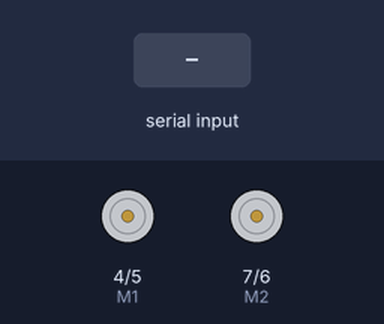
The sketch below on a simulated Arduino Uno, built with avr-gcc and run on an emulated ATmega328P. Shown: direction and speed pins drawn as motors (green arrow = direction pin HIGH = forward, orange = LOW = backward, longer = more drive). The inputs (shaded band) are chosen by the test bench. What the sketch prints to the serial monitor is not drawn.

Above: at 1.4 s.
1.5 s: "w" received over Serial
At 2.7 s:
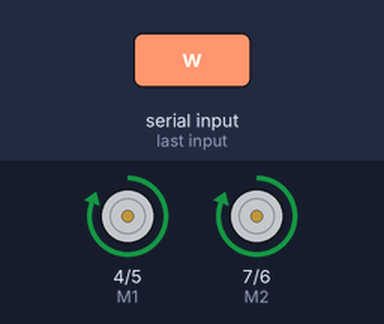
3.0 s: byte 120 ('x') received over Serial
At 3.9 s:
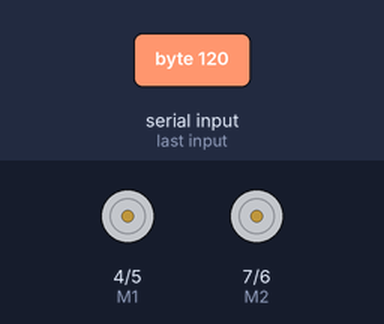
4.5 s: "s" received over Serial
At 5.0 s:
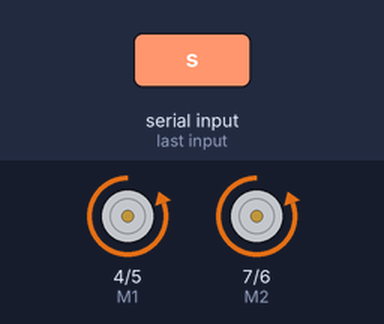
6.0 s: "a" received over Serial
At 7.2 s:
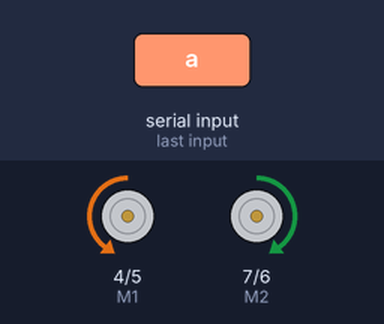
7.5 s: byte 88 ('X') received over Serial
At 8.5 s:
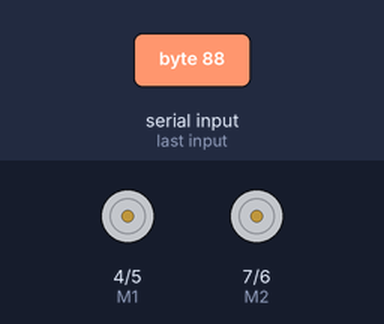
9.0 s: "W" received over Serial
At 9.7 s:
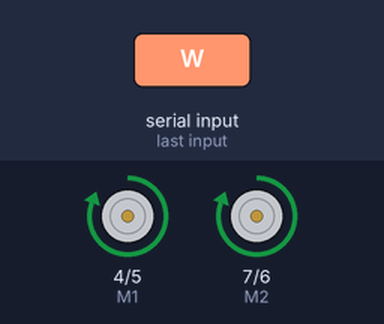
Timing chart, 0 to 11.5 s (numbered marks = the images above; inputs shaded):
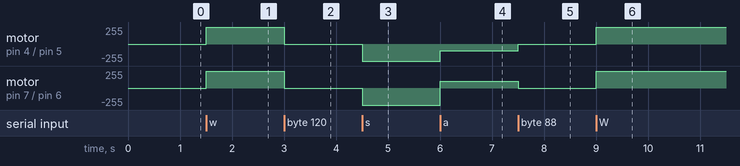

Measured:
- after the input at 1.5 s, motor on pin 4 (M1) / pin 5 (E1), motor on pin 7 (M2) / pin 6 (E2): stopped → forward 255/255 at once
- after the input at 3.0 s, motor on pin 4 (M1) / pin 5 (E1), motor on pin 7 (M2) / pin 6 (E2): forward 255/255 → stopped at once
- after the input at 4.5 s, motor on pin 4 (M1) / pin 5 (E1), motor on pin 7 (M2) / pin 6 (E2): stopped → backward 255/255 at once
- after the input at 6.0 s, motor on pin 4 (M1) / pin 5 (E1): backward 255/255 → backward 100/255 at once; motor on pin 7 (M2) / pin 6 (E2): backward 255/255 → forward 100/255 at once
- after the input at 7.5 s, motor on pin 4 (M1) / pin 5 (E1): backward 100/255 → stopped at once; motor on pin 7 (M2) / pin 6 (E2): forward 100/255 → stopped at once
- after the input at 9.0 s, motor on pin 4 (M1) / pin 5 (E1), motor on pin 7 (M2) / pin 6 (E2): stopped → forward 255/255 at once

The sketch:

Romeo_v1_1_MCP_Motors.ino
```cpp
// (licence header left out)
//  Standard PWM DC control
int E1 = 5;                           //  M1 Speed Control
int M1 = 4;                           //  M1 Direction Control

int E2 = 6;                           //  M2 Speed Control
int M2 = 7;                           //  M2 Direction Control

//  Stop
void stop (void) {
  digitalWrite(E1, LOW);
  digitalWrite(E2, LOW);
}

//  Move forward
void forward (char a, char b, short ms = 0) {
  analogWrite (E1, a);                //  PWM Speed Control
  digitalWrite(M1, HIGH);

  analogWrite (E2, b);
  digitalWrite(M2, HIGH);

  if (ms > 0) {
    delay(ms);
  }
}

//  Move backward
void reverse (char a, char b, short ms = 0) {
  analogWrite (E1, a);
  digitalWrite(M1, LOW);

  analogWrite (E2, b);
  digitalWrite(M2, LOW);

  if (ms > 0) {
    delay(ms);
  }
}

//  Turn Left
void turnLeft (char a, char b, short ms = 0) {
  analogWrite (E1, a);
  digitalWrite(M1, LOW);

  analogWrite (E2, b);
  digitalWrite(M2, HIGH);

  if (ms > 0) {
    delay(ms);
  }
}

//  Turn Right
void turnRight (char a, char b, short ms = 0) {
  analogWrite (E1, a);
  digitalWrite(M1, HIGH);

  analogWrite (E2, b);
  digitalWrite(M2, LOW);

  if (ms > 0) {
    delay(ms);
  }
}

void setup(void) {
  int i;

  for(i = 4; i <= 7; i++) {
    pinMode(i, OUTPUT);
  }

  //  Set Baud Rate
  Serial.begin(9600);

  delay(250);

  Serial.println("Run keyboard control");
}

void loop(void) {
  char val;

  if(Serial.available()){
    val = Serial.read();

    if(val != -1) {
      switch(val) {
        case 'w':                     //  Move Forward
        case 'W':
          forward(255, 255);          //  Move forward in max speed
          break;

        case 's':                     //  Move Backward
        case 'S':
          reverse(255, 255);          //  Move back in max speed
          break;

        case 'a':                     //  Turn Left
        case 'A':
          turnLeft(100, 100);
          break;

        case 'd':                     //  Turn Right
        case 'D':
          turnRight(100, 100);
          break;

        case 'z':
        case 'Z':
          Serial.println("Hello");
          break;

        case 'x':
        case 'X':
          stop();
          break;
      }
    } else {
      stop();
    }
  }
}
```
